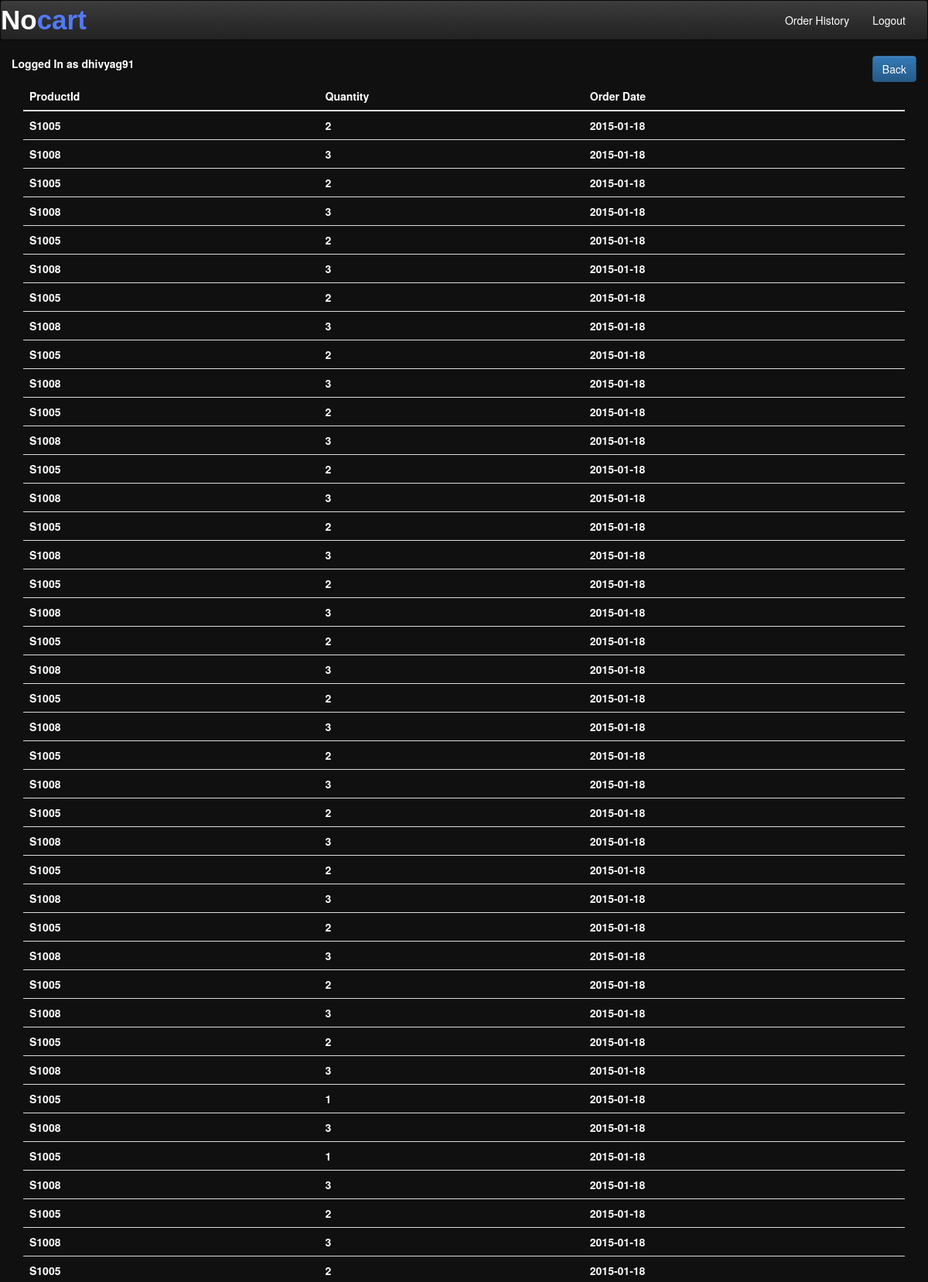
The page /history.php (signed in, upper part) on the database its author committed.
### tables this page shows
CREATE TABLE IF NOT EXISTS `history` (
  `UserId` varchar(10) NOT NULL,
  `ProductId` varchar(10) NOT NULL,
  `Date` date DEFAULT NULL,
  `Quantity` int(11) NOT NULL,
  KEY `UserId_idx` (`UserId`),
  KEY `ProductId_idx` (`ProductId`)
);

### history.php (the view, shortened to what this page needs)
<!DOCTYPE HTML>
<html>
<head>
<link rel="stylesheet" href="pages.css" type="text/css" />
<link rel="stylesheet" href="../css/bootstrap.css" type="text/css" />
<link rel="stylesheet" href="../css/bootstrap-theme.css" type="text/css" />
</head>
<body>
    <nav class="navbar navbar-inverse " role="navigation">
      <div>
        <div class="navbar-header">
                   <a href="start.php">
                        <div class="head">
			<div><b>No<span>cart</span><b></div>
		</div>
                    </a>
        </div>
       <div id="navbar" class="navbar-collapse collapse">
          <form class="navbar-form navbar-right" role="form">
            <div class="form-group">
              <a href="../history.php" class="btn" style="color:white;">Order History</a>
            </div>
            <div class="form-group">
              <a href="../logout.php" class="btn" style="color:white;">Logout</a>
            </div>
          </form>
        </div>
      </div>
    </nav>
			<div class="container">
			<div class="row">
		<?php
		if($_SESSION['login_user']) {
		?>
		Logged In as <?php echo $_SESSION['login_user']; ?>
		<?php
		}
		?>
<?php
			$dbc = mysqli_connect('localhost', 'root', '', 'cartless')
			or die('Error connecting to MySQL server.');
					$P_ID = $_SESSION['login_user'];
			$query = "SELECT * FROM `history` WHERE UserId='$P_ID' ";
			$result = mysqli_query($dbc, $query)
			or die('Error querying database.');
			?>
			<a href="../searchProducts.php"><button class="btn btn-primary" type="button" style="float:right;">Back</button></a>
</div>
<table id="display" class="table">
<thead>
<th>ProductId</th>
<th>Quantity</th>
<th>Order Date</th>
</thead>
				<?php
				 while($row = mysqli_fetch_assoc($result))
				{
				?> <tr>
		<td><?php echo $row["ProductId"]; ?></td>
		<td><?php echo	$row["Quantity"];?></td>
		<td><?php echo	$row["Date"];?></td>
					<?php }?>
				</tr>
</table>
</body>
</html>

### pages.css (style rules this page uses)
body { background-color: #99CC66; }
span { color:red; }
a:link { color:blue; }

### history.php (style rules this page uses)
.head div { float: left; color: #fff; font-family: 'Exo', sans-serif; font-size: 35px; font-weight: 200; }
.head div span { color: #5379fa !important; text-align: left; }
body { background-color:#101010; color:white; }

### rows shown on the page
history: ProductId "S1005", Quantity "2", Date "2015-01-18"
history: ProductId "S1008", Quantity "3", Date "2015-01-18"
history: ProductId "S1005", Quantity "2", Date "2015-01-18"
history: ProductId "S1008", Quantity "3", Date "2015-01-18"
history: ProductId "S1005", Quantity "2", Date "2015-01-18"
history: ProductId "S1008", Quantity "3", Date "2015-01-18"
history: ProductId "S1005", Quantity "2", Date "2015-01-18"
history: ProductId "S1008", Quantity "3", Date "2015-01-18"
history: ProductId "S1005", Quantity "2", Date "2015-01-18"
history: ProductId "S1008", Quantity "3", Date "2015-01-18"
history: ProductId "S1005", Quantity "2", Date "2015-01-18"
history: ProductId "S1008", Quantity "3", Date "2015-01-18"
history: ProductId "S1005", Quantity "2", Date "2015-01-18"
history: ProductId "S1008", Quantity "3", Date "2015-01-18"
history: ProductId "S1005", Quantity "2", Date "2015-01-18"
history: ProductId "S1008", Quantity "3", Date "2015-01-18"
history: ProductId "S1005", Quantity "2", Date "2015-01-18"
history: ProductId "S1008", Quantity "3", Date "2015-01-18"
history: ProductId "S1005", Quantity "2", Date "2015-01-18"
history: ProductId "S1008", Quantity "3", Date "2015-01-18"
history: ProductId "S1005", Quantity "2", Date "2015-01-18"
history: ProductId "S1008", Quantity "3", Date "2015-01-18"
history: ProductId "S1005", Quantity "2", Date "2015-01-18"
history: ProductId "S1008", Quantity "3", Date "2015-01-18"
history: ProductId "S1005", Quantity "2", Date "2015-01-18"
history: ProductId "S1008", Quantity "3", Date "2015-01-18"
history: ProductId "S1005", Quantity "2", Date "2015-01-18"
history: ProductId "S1008", Quantity "3", Date "2015-01-18"
history: ProductId "S1005", Quantity "2", Date "2015-01-18"
history: ProductId "S1008", Quantity "3", Date "2015-01-18"
history: ProductId "S1005", Quantity "2", Date "2015-01-18"
history: ProductId "S1008", Quantity "3", Date "2015-01-18"
history: ProductId "S1005", Quantity "2", Date "2015-01-18"
history: ProductId "S1008", Quantity "3", Date "2015-01-18"
history: ProductId "S1005", Quantity "1", Date "2015-01-18"
history: ProductId "S1008", Quantity "3", Date "2015-01-18"
history: ProductId "S1005", Quantity "1", Date "2015-01-18"
history: ProductId "S1008", Quantity "3", Date "2015-01-18"
history: ProductId "S1005", Quantity "2", Date "2015-01-18"
history: ProductId "S1008", Quantity "3", Date "2015-01-18"
history: ProductId "S1005", Quantity "2", Date "2015-01-18"

### other values the page prints
$_SESSION['login_user'] "dhivyag91"
